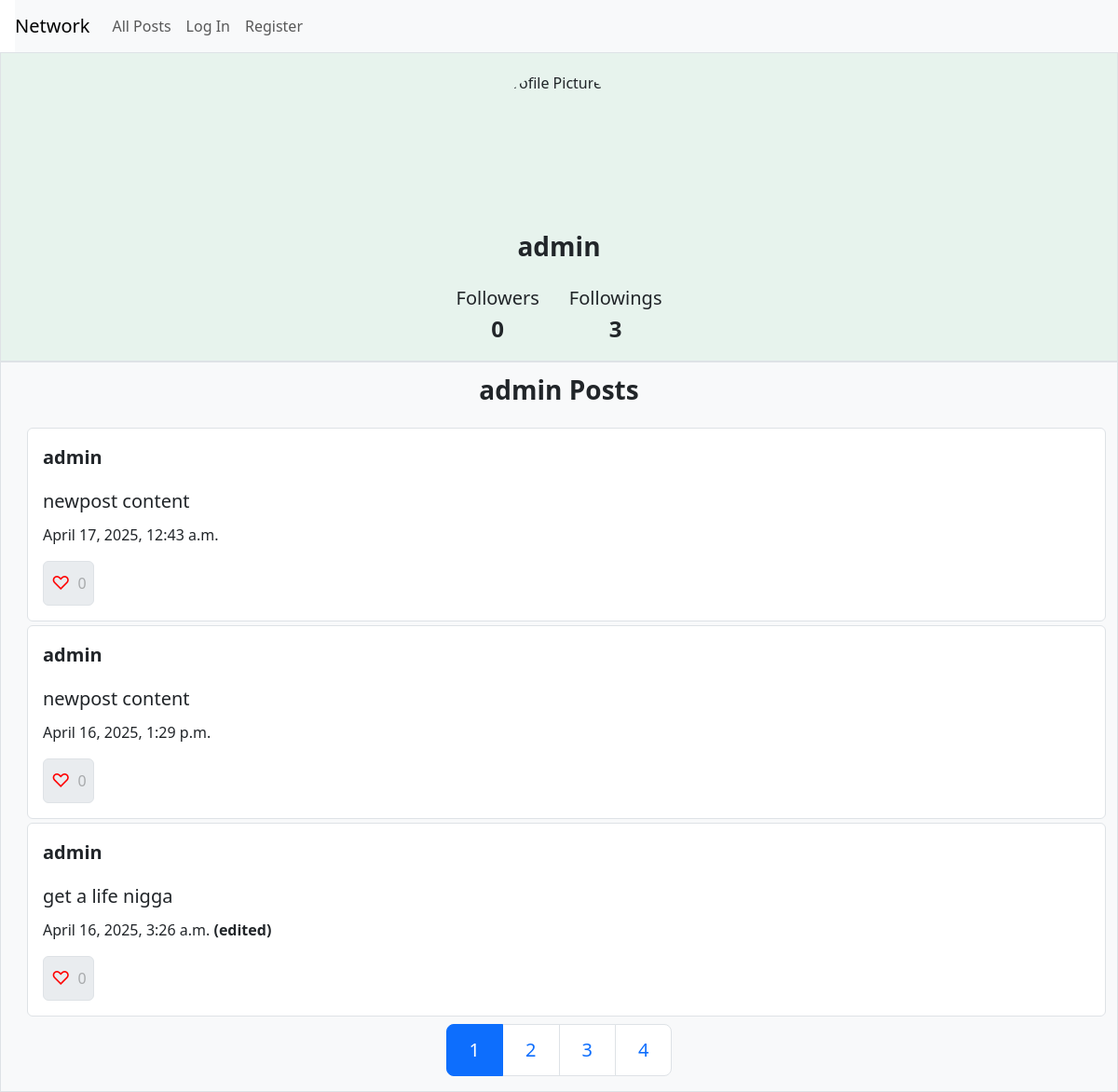
/network/admin/, run on the app's committed database.
### network/models.py (models this page shows, shortened)
class User(AbstractUser):
    def __str__(self):
        return self.username

class Post(models.Model):
    user = models.ForeignKey(User, on_delete=models.CASCADE, related_name='posts')
    content = models.TextField(blank=False, null=False)
    timestamp = models.DateTimeField(auto_now_add=True)
    been_edited = models.BooleanField(default=False)
    likes = models.PositiveIntegerField(default=0)

### network/views.py (the view)
# urls.py: path('network/<str:user>/', views.profile_view, name='profile'),
def profile_view(request, user):
    user = get_object_or_404(User, username=user)
    posts = Post.objects.filter(user=user).order_by('-timestamp')
    followers = user.followers.count()
    followings = user.followings.count()
    if request.user.is_authenticated:
        liked_post_ids = Likes.objects.filter(user=request.user).values_list('post_id', flat=True)
        is_following = Follow.is_following(user, request.user)
    else:
        liked_post_ids = []
        is_following = False
    p = Paginator(posts, 3)
    page_number = request.GET.get('page')
    page_obj = p.get_page(page_number)
    total_pages = p.page_range
    return render(request, 'network/profile.html', {
        'user_profile': user,
        'posts': page_obj,
        'is_following': is_following,
        'followers': followers,
        'followings': followings,
        'liked_posts_ids': liked_post_ids,
        'page_obj': page_obj,
        'total_pages': total_pages
    })

### network/templates/network/profile.html (shortened to what this page needs)
{% extends 'network/layout.html' %}
{% load static %}
{% block body %}
<div class="container-fluid bg-success bg-opacity-10 border w-100">
    <div class="d-flex flex-column justify-content-center align-items-center mb-3" style="margin-top: 20px;">
        <img src="https://i.pinimg.com/474x/07/c4/72/07c4720d19a9e9edad9d0e939eca304a.jpg" alt="Profile Picture" class="rounded-circle" style="width: 150px; height: 150px; object-fit: cover;">
        <p class="fw-semibold fs-3 mt-3" id="username" data-username="{{ request.user.username }}">{{ user_profile.username }}</p>
        <div class="mt-1 d-flex justify-content-center">
            <div class="mx-3 text-center">
                <p class="fs-5 mb-0">Followers</p>
                <p class="fs-4 fw-bold mb-0" id="followings_count">{{ followers }}</p>
            </div>
            <div class="mx-3 text-center">
                <p class="fs-5 mb-0">Followings</p>
                <p class="fs-4 fw-bold mb-0" id="followers_count">{{ followings }}</p>
            </div>
        </div>
    </div>
</div>
<div class="container-fluid bg-light border">
    <div class="d-flex flex-collumn justify-content-center">
        {% if user_profile != request.user %}
            <p class="fs-3 fw-bold mt-2">{{ user_profile }} Posts</p>
        {% else %}
            <p class="fs-3 fw-bold mt-2">Your Posts</p>
        {% endif %}
    </div>
    {% for post in posts %}
        <div class="card border p-3 w-30 ms-3 mt-1" id="post-div-{{ post.id }}">
            <p class="fs-5 fw-bold">
                <a href="{% url 'profile' post.user.username %}" class="text-decoration-none text-dark">
                    {{ post.user }}
                </a>
            </p>
            <p class="fs-5 text-dark mb-2" id="post-content-{{ post.id }}" style="line-height: 1.6;">{{ post.content }}</p>
            {% if post.been_edited %}
                <p class="fs-6">{{ post.timestamp }} <strong>(edited)</strong></p>
            {% else %}
                <p class="fs-6" id="post-timestamp-{{ post.id }}">{{ post.timestamp }}</p>
            {% endif %}
            {% if post.id in liked_posts_ids %}
                <button id="button-like-{{ post.id }}" class="like-btn liked p-2 border border-1 rounded small-card d-inline-flex align-items-center" style="display: inline-block; width: 55px" data-post-id="{{ post.id }}" {% if request.user == post.user or not user.is_authenticated  %}disabled{% endif %}>
                    <span class="fs-5" style="color: red;" id="post-like-{{ post.id }}">&#9825;</span>
                    <span class="ms-2" id="likes-count-{{ post.id }}">{{ post.likes }}</span>
                </button>
            {% else %}
                <button id="button-like-{{ post.id }}" class="like-btn unliked p-2 border border-1 rounded small-card d-inline-flex align-items-center" style="display: inline-block; width: 55px" data-post-id="{{ post.id }}" {% if request.user == post.user or not request.user.is_authenticated %}disabled{% endif %}>
                    <span class="fs-5" style="color: red;" id="post-like-{{ post.id }}">&#9825;</span>
                    <span class="ms-2" id="likes-count-{{ post.id }}">{{ post.likes }}</span>
                </button>
            {% endif %}
        </div>
    {% endfor %}
    <nav class="d-flex justify-content-center mt-2">
        <ul class="pagination pagination-lg">
          {% for page_num in total_pages %}
            <li class="page-item {% if page_num == page_obj.number %}active{% endif %}" id="page-num-{{ page_num }}"><a class="page-link" href="?page={{ page_num }}">{{ page_num }}</a></li>
          {% endfor %}
        </ul>
    </nav>
</diV>
{% endblock %}

### network/static/network/styles.css (style rules this page uses)
.unliked { background-color: var(--bs-secondary-bg); }

### data on the page
User: username "admin"
Post: user "admin", content "newpost content", timestamp "April 17, 2025, 12:43 a.m.", likes "0"
Post: user "admin", content "newpost content", timestamp "April 16, 2025, 1:29 p.m.", likes "0"
Post: user "admin", content "get a life nigga", timestamp "April 16, 2025, 3:26 a.m.", likes "0"

### other printed values
{{ followers }} "0"
{{ followings }} "3"
{{ page_num }} "1" "2" "3" "4"
